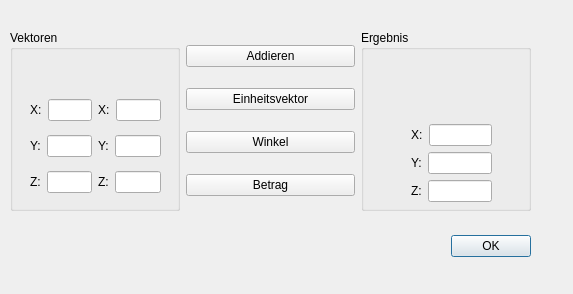
<?xml version="1.0" encoding="UTF-8"?>
<ui version="4.0">
 <class>dlgVektorRechnung</class>
 <widget class="QDialog" name="dlgVektorRechnung">
  <property name="geometry">
   <rect>
    <x>0</x>
    <y>0</y>
    <width>573</width>
    <height>294</height>
   </rect>
  </property>
  <property name="windowTitle">
   <string>Vektor Rechnung</string>
  </property>
  <widget class="QDialogButtonBox" name="buttonBox">
   <property name="geometry">
    <rect>
     <x>260</x>
     <y>230</y>
     <width>271</width>
     <height>32</height>
    </rect>
   </property>
   <property name="orientation">
    <enum>Qt::Horizontal</enum>
   </property>
   <property name="standardButtons">
    <set>QDialogButtonBox::Ok</set>
   </property>
  </widget>
  <widget class="QWidget" name="layoutWidget">
   <property name="geometry">
    <rect>
     <x>10</x>
     <y>30</y>
     <width>521</width>
     <height>181</height>
    </rect>
   </property>
   <layout class="QHBoxLayout" name="horizontalLayout">
    <item>
     <widget class="QGroupBox" name="gbVektoren">
      <property name="title">
       <string>Vektoren</string>
      </property>
      <widget class="QWidget" name="layoutWidget">
       <property name="geometry">
        <rect>
         <x>20</x>
         <y>61</y>
         <width>131</width>
         <height>110</height>
        </rect>
       </property>
       <layout class="QHBoxLayout" name="horizontalLayout_8">
        <item>
         <layout class="QVBoxLayout" name="verticalLayout_2">
          <item>
           <layout class="QHBoxLayout" name="horizontalLayout_2">
            <item>
             <widget class="QLabel" name="lbX">
              <property name="text">
               <string>X:</string>
              </property>
             </widget>
            </item>
            <item>
             <widget class="QLineEdit" name="leX"/>
            </item>
           </layout>
          </item>
          <item>
           <layout class="QHBoxLayout" name="horizontalLayout_3">
            <item>
             <widget class="QLabel" name="lbY">
              <property name="text">
               <string>Y:</string>
              </property>
             </widget>
            </item>
            <item>
             <widget class="QLineEdit" name="leY"/>
            </item>
           </layout>
          </item>
          <item>
           <layout class="QHBoxLayout" name="horizontalLayout_4">
            <item>
             <widget class="QLabel" name="lbZ">
              <property name="text">
               <string>Z:</string>
              </property>
             </widget>
            </item>
            <item>
             <widget class="QLineEdit" name="leZ"/>
            </item>
           </layout>
          </item>
         </layout>
        </item>
        <item>
         <layout class="QVBoxLayout" name="verticalLayout_3">
          <item>
           <layout class="QHBoxLayout" name="horizontalLayout_5">
            <item>
             <widget class="QLabel" name="lbX_2">
              <property name="text">
               <string>X:</string>
              </property>
             </widget>
            </item>
            <item>
             <widget class="QLineEdit" name="leX_2"/>
            </item>
           </layout>
          </item>
          <item>
           <layout class="QHBoxLayout" name="horizontalLayout_6">
            <item>
             <widget class="QLabel" name="lbY_2">
              <property name="text">
               <string>Y:</string>
              </property>
             </widget>
            </item>
            <item>
             <widget class="QLineEdit" name="leY_2"/>
            </item>
           </layout>
          </item>
          <item>
           <layout class="QHBoxLayout" name="horizontalLayout_7">
            <item>
             <widget class="QLabel" name="lbZ_2">
              <property name="text">
               <string>Z:</string>
              </property>
             </widget>
            </item>
            <item>
             <widget class="QLineEdit" name="leZ_2"/>
            </item>
           </layout>
          </item>
         </layout>
        </item>
       </layout>
      </widget>
     </widget>
    </item>
    <item>
     <layout class="QVBoxLayout" name="verticalLayout">
      <item>
       <widget class="QPushButton" name="pbAdd">
        <property name="text">
         <string>Addieren</string>
        </property>
       </widget>
      </item>
      <item>
       <widget class="QPushButton" name="pbEinheitsVektor">
        <property name="text">
         <string>Einheitsvektor</string>
        </property>
       </widget>
      </item>
      <item>
       <widget class="QPushButton" name="pbWinkel">
        <property name="text">
         <string>Winkel</string>
        </property>
       </widget>
      </item>
      <item>
       <widget class="QPushButton" name="pbBetrag">
        <property name="text">
         <string>Betrag</string>
        </property>
       </widget>
      </item>
     </layout>
    </item>
    <item>
     <widget class="QGroupBox" name="gbErgebnis">
      <property name="title">
       <string>Ergebnis</string>
      </property>
      <widget class="QWidget" name="layoutWidget">
       <property name="geometry">
        <rect>
         <x>50</x>
         <y>30</y>
         <width>81</width>
         <height>142</height>
        </rect>
       </property>
       <layout class="QVBoxLayout" name="verticalLayout_5">
        <item>
         <widget class="QLabel" name="lbErgebnis">
          <property name="text">
           <string/>
          </property>
         </widget>
        </item>
        <item>
         <layout class="QVBoxLayout" name="verticalLayout_4">
          <item>
           <layout class="QHBoxLayout" name="horizontalLayout_9">
            <item>
             <widget class="QLabel" name="lbX_3">
              <property name="text">
               <string>X:</string>
              </property>
             </widget>
            </item>
            <item>
             <widget class="QLineEdit" name="leX_3"/>
            </item>
           </layout>
          </item>
          <item>
           <layout class="QHBoxLayout" name="horizontalLayout_10">
            <item>
             <widget class="QLabel" name="lbY_3">
              <property name="text">
               <string>Y:</string>
              </property>
             </widget>
            </item>
            <item>
             <widget class="QLineEdit" name="leY_3"/>
            </item>
           </layout>
          </item>
          <item>
           <layout class="QHBoxLayout" name="horizontalLayout_11">
            <item>
             <widget class="QLabel" name="lbZ_3">
              <property name="text">
               <string>Z:</string>
              </property>
             </widget>
            </item>
            <item>
             <widget class="QLineEdit" name="leZ_3"/>
            </item>
           </layout>
          </item>
         </layout>
        </item>
       </layout>
      </widget>
     </widget>
    </item>
   </layout>
  </widget>
 </widget>
 <resources/>
 <connections>
  <connection>
   <sender>buttonBox</sender>
   <signal>accepted()</signal>
   <receiver>dlgVektorRechnung</receiver>
   <slot>accept()</slot>
   <hints>
    <hint type="sourcelabel">
     <x>248</x>
     <y>254</y>
    </hint>
    <hint type="destinationlabel">
     <x>157</x>
     <y>274</y>
    </hint>
   </hints>
  </connection>
 </connections>
</ui>
